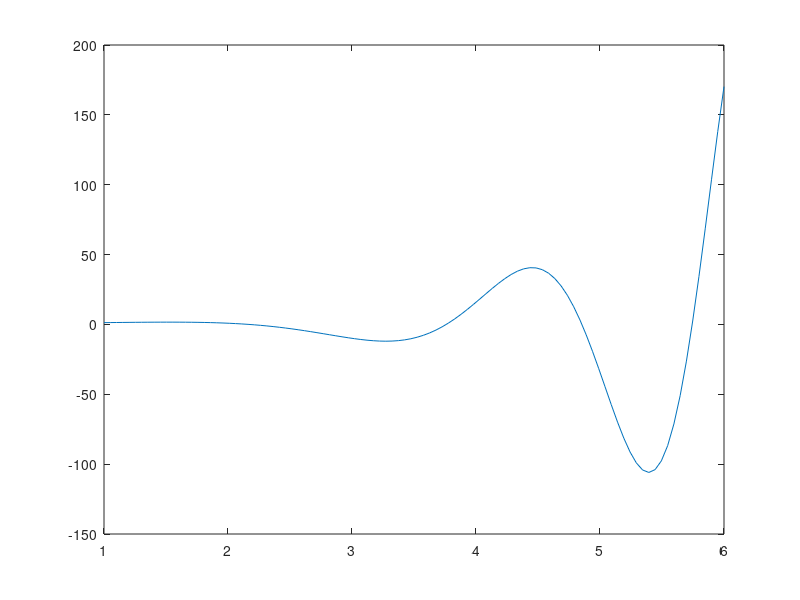

This chart was generated by the following MATLAB code: (Note: this script raises an error after producing the figure.)
clc
clear all

f = @(x) exp(x)/2.*cos(x.^2/3);
x = linspace(1, 6, 100);
plot(x,f(x)), hold on

%a) aproksimirati polinomom 7. stepena
xx = linspace(1,6,8);
p = NANSLib.lagrangeInterp(xx,f(xx))
pol = @(x) polyval(p,x);
plot(x, pol(x))

%b) naci tacke u kojoj polinom ima vrednost 35 u intervalu [4.5,6]
plot([4.5 6], [35 35], 'black')
h = @(x) polyval(p, x) - 35;
[zero1, it1] = NANSLib.zeroFalsePosition(h, 4.5, 5, 10^-5)
[zero2, it2] = NANSLib.zeroFalsePosition(h, 5.5, 6, 10^-5)
scatter(zero1, polyval(p, zero1), 'black')
scatter(zero2, polyval(p, zero2), 'black')

%c) presecne tacke funkcije i polinoma [4.5,5.5]
t = @(x) polyval(p,x) - f(x);
[zero_presek1, it_presek1] = NANSLib.zeroFalsePosition(t, 4.5, 5, 10^-5)
[zero_presek2, it_presek2] = NANSLib.zeroFalsePosition(t, 5, 5.5, 10^-5)
scatter(zero_presek1, polyval(p, zero_presek1), 'red')
scatter(zero_presek2, polyval(p, zero_presek2), 'red'), hold off

